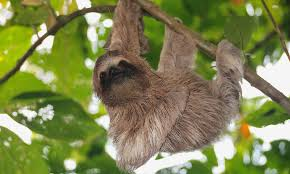
//> input picture sloths/images.jpg, 290 x 174 px
$ ./main   (built with g++ and OpenCV 4)
//> lines starting //> are read from the running program, lines starting //| are printed output that depends on the picture
#include <opencv/cv.h>
#include <iostream>
#include <stdio.h>
#include <opencv/cxcore.hpp>
#include "/Users/andrewadams/opencv/modules/highgui/include/opencv2/highgui.hpp"
#include </Users/andrewadams/opencv/modules/core/include/opencv2/core.hpp>
#include <opencv/cv.h>
#include </Users/andrewadams/opencv/modules/imgproc/include/opencv2/imgproc.hpp>
#include </Users/andrewadams/opencv/modules/imgproc/include/opencv2/imgproc/imgproc_c.h>
#include </Users/andrewadams/opencv/modules/imgcodecs/include/opencv2/imgcodecs/imgcodecs_c.h>
#include <thread>
#include </Users/andrewadams/Desktop/Pinto/sloth_comp_read.cpp/cpp-sockets/net/serversocket.hpp>


using namespace cv;
using namespace std;


static bool s_finished = false;  //declare the thread as in process


void read_comp() {

    //int cntr = 1;
    //std::string i = "/Users/andrewadams/Desktop/pinto/sloth_comp_read.cpp/sloth_comp_read.cpp/sloths/images (" + std::to_string(++cntr) + ").jpg";
    //this calls the images in one string, it's also possible to manually enter them from a vector.  in this case i went with manually reading and writing them one by one as the documentation asked, also it adds a reason for me to build the multithreading functionality.


    //grabs the image from the root file, it's also possible to just include your image directory

    Mat read_image;
    read_image = imread("/Users/andrewadams/Desktop/pinto/sloth_comp_read.cpp/sloth_comp_read.cpp/sloths/images.jpg", cv::IMREAD_COLOR);
//> read_image is the input picture: 174 rows x 290 cols, CV_8UC3; mean B, G, R 79.8, 132.6, 127.9
    read_image = imread("/Users/andrewadams/Desktop/pinto/sloth_comp_read.cpp/sloth_comp_read.cpp/sloths/images (1).jpg", cv::IMREAD_COLOR);
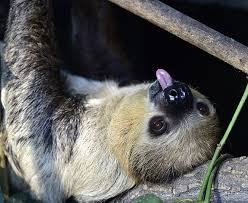
//> input picture sloths/images (1).jpg, 248 x 203 px
//> read_image is the input picture: 203 rows x 248 cols, CV_8UC3; mean B, G, R 89.3, 91, 91.6
    read_image = imread("/Users/andrewadams/Desktop/pinto/sloth_comp_read.cpp/sloth_comp_read.cpp/sloths/images (2).jpg", cv::IMREAD_COLOR);
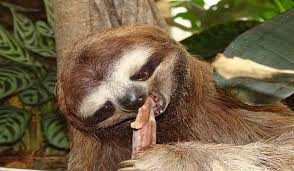
//> input picture sloths/images (2).jpg, 294 x 171 px
//> read_image is the input picture: 171 rows x 294 cols, CV_8UC3; mean B, G, R 70.8, 99.3, 116.9
    read_image = imread("/Users/andrewadams/Desktop/pinto/sloth_comp_read.cpp/sloth_comp_read.cpp/sloths/images (3).jpg", cv::IMREAD_COLOR);
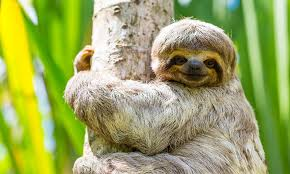
//> input picture sloths/images (3).jpg, 290 x 174 px
//> read_image is the input picture: 174 rows x 290 cols, CV_8UC3; mean B, G, R 95.1, 167.8, 156.3

    // Call the source and apply your changes to the image using OpenCV (i.e. greyscale, tracking, rotating etc etc)


    if(! read_image.data )   // Check for invalid input
    {
        cout <<  "No sloths in these woods" << std::endl ;
        return;
    }

    Mat compress;
    int p[3];  //writes out parameters within the compress Mat
    p[0] = IMWRITE_JPEG_QUALITY;
    p[1] = 50; //decide on quality ranging from 0-->100
    compress = imread("/Users/andrewadams/Desktop/pinto/sloth_comp_read.cpp/sloth_comp_read.cpp/sloths/images.jpg", p[1]);
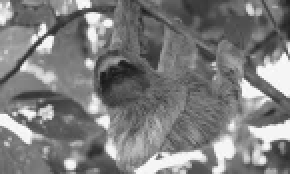
//> compress: 87 rows x 145 cols, CV_8UC1 (shown 2 times larger); min 25, max 254, mean 125.2

    Mat compress1;
    int p1[3];  //writes out parameters within the compress Mat
    p1[0] = IMWRITE_JPEG_QUALITY;
    p1[1] = 50; //decide on quality ranging from 0-->100
    compress1 = imread("/Users/andrewadams/Desktop/pinto/sloth_comp_read.cpp/sloth_comp_read.cpp/sloths/images (1).jpg", p1[1]);
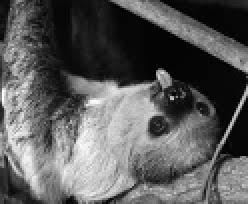
//> compress1: 102 rows x 124 cols, CV_8UC1 (shown 2 times larger); min 0, max 255, mean 90.9

    Mat compress2;
    int p2[3];  //writes out parameters within the compress Mat
    p2[0] = IMWRITE_JPEG_QUALITY;
    p2[1] = 50; //decide on quality ranging from 0-->100
    compress2 = imread("/Users/andrewadams/Desktop/pinto/sloth_comp_read.cpp/sloth_comp_read.cpp/sloths/images (2).jpg", p2[1]);
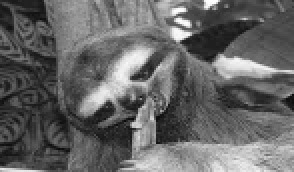
//> compress2: 86 rows x 147 cols, CV_8UC1 (shown 2 times larger); min 8, max 255, mean 101.7

    Mat compress3;
    int p3[3];  //writes out parameters within the compress Mat
    p3[0] = IMWRITE_JPEG_QUALITY;
    p3[1] = 50; //decide on quality ranging from 0-->100
    compress3 = imread("/Users/andrewadams/Desktop/pinto/sloth_comp_read.cpp/sloth_comp_read.cpp/sloths/images (3).jpg", p3[1]);
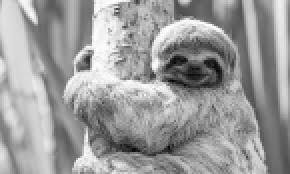
//> compress3: 87 rows x 145 cols, CV_8UC1 (shown 2 times larger); min 6, max 255, mean 156.1


    //apply the changes you made to your images quality by calling the char const up above.

    //std::string out = ("/Users/andrewadams/Desktop/pinto/sloth_comp_read.cpp/sloth_comp_read.cpp/squishedsloths/out" + std::to_string(++cntr) + ".jpg");
    //line 27

    Mat save;
    save = imwrite("/Users/andrewadams/Desktop/pinto/sloth_comp_read.cpp/sloth_comp_read.cpp/squishedsloths/out.jpg", compress);
    save = imwrite("/Users/andrewadams/Desktop/pinto/sloth_comp_read.cpp/sloth_comp_read.cpp/squishedsloths/out1.jpg", compress1);
    save = imwrite("/Users/andrewadams/Desktop/pinto/sloth_comp_read.cpp/sloth_comp_read.cpp/squishedsloths/out2.jpg", compress2);
    save = imwrite("/Users/andrewadams/Desktop/pinto/sloth_comp_read.cpp/sloth_comp_read.cpp/squishedsloths/out3.jpg", compress3);
    //saves the compression above


    while (!s_finished) {
//> (the run ends here: the time limit is reached, at `std::cout << "working... \n";`)
